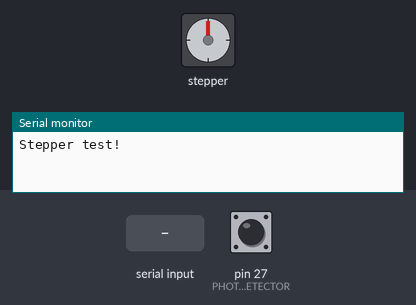
The sketch below on a simulated Arduino Mega 2560, built with avr-gcc and run on an emulated ATmega2560. Parts: stepper motor, the last lines printed to the serial monitor. Inputs (shaded band) come from the test bench; at power-on: pin 27 (PHOTODETECTOR) HIGH. Stepper angles assume 516 steps per turn.

Above: at 1.2 s.
1.3 s: byte 30 received over Serial
At 1.75 s:
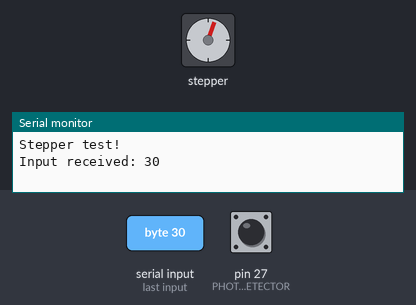
4.3 s: pin 27 (PHOTODETECTOR) pulled LOW for 0.15 s
At 5.5 s:
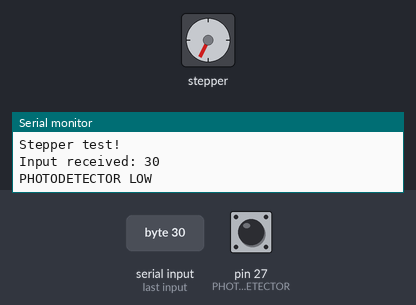
5.9 s: byte 90 received over Serial
At 7.76 s:
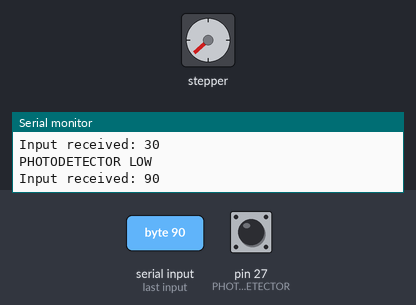
8.9 s: pin 27 (PHOTODETECTOR) pulled LOW for 1 s
At 10.1 s:
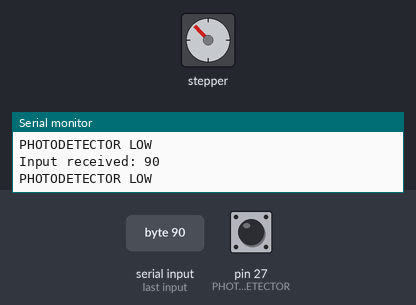
11.4 s: byte 120 received over Serial
At 12.36 s:
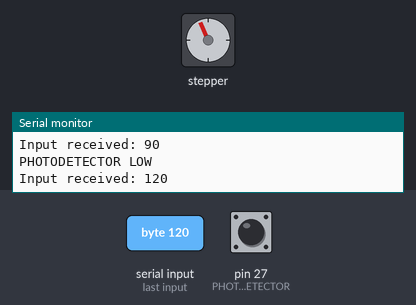
Timing chart, 0 to 15.4 s (numbered marks = the images above; inputs shaded):
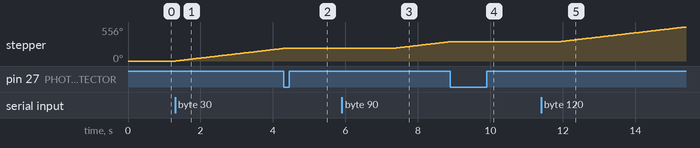

Measured:
- after the input at 1.3 s, stepper: keeps turning clockwise at about 69°/s, starting at once
- after the input at 4.3 s, stepper: goes on until 4.3 s, then stays 206°
- after the input at 5.9 s, stepper: keeps turning clockwise at about 69°/s, starting after 1.4 s
- after the input at 8.9 s, stepper: goes on until 8.9 s, then stays 316°
- after the input at 11.4 s, stepper: keeps turning clockwise at about 69°/s, starting after 0.51 s

The sketch:

Arduino_hardware_part.ino
```cpp
#include <Adafruit_MotorShield.h>

// Create the motor shield object with the default I2C address
Adafruit_MotorShield AFMS = Adafruit_MotorShield();
// to motor port #1 (M3 and M4)
Adafruit_StepperMotor *myMotor = AFMS.getStepper(516, 2);
#define PHOTODETECTOR 27 //define Beambreaker port
int x = 0;  //var for motor state
int incomingByte = 0; // var for incoming data

void setup() {
  Serial.begin(9600);           // set up the serial library at 9600 bps
  while (!Serial);
  Serial.println("Stepper test!");
  if (!AFMS.begin()) {         // set the default frequency 1.6KHz
   if (!AFMS.begin(1000)) {  // OR a different frequency, say 1KHz
    Serial.println("Could not find Motor Shield. Check wiring.");
   while (1);
  }
  Serial.println("Motor Shield found.");

 // myMotor->setSpeed(5);
}
 pinMode(PHOTODETECTOR, INPUT_PULLUP);  // define beambreaker port mode
}

void loop() {
 //this block is responsible for receiving data from the com port, for now it launches the motor with any data input
 if (Serial.available() > 0) {
    // read the incoming byte:
    incomingByte = Serial.read();
    // say what you got:
    Serial.print("Input received: ");
    Serial.println(incomingByte, DEC);
    x=1; //change motor state
  }

  //to launch the motor
  if (x == 1) {
     myMotor->step(1, FORWARD, SINGLE);
  }


  //to stop the motor when the beam breaks
  if (digitalRead(PHOTODETECTOR) == LOW) {
     Serial.println("PHOTODETECTOR LOW");       // control message in com port
     x = 0;              //change motor state
     myMotor->release();
     delay(3000);
    }

}
```
